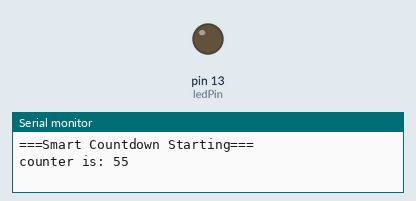
Recording of a sketch running on a simulated Arduino Uno, built with avr-gcc and run on an emulated ATmega328P. Parts: output pins drawn as LEDs (lit = HIGH), the last lines printed to the serial monitor.

Above: at 2.4 s.
At 6.5 s:
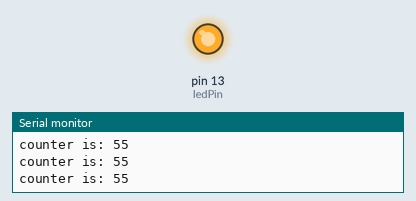
Timing chart, 0 to 6.9 s (numbered marks = the images above):
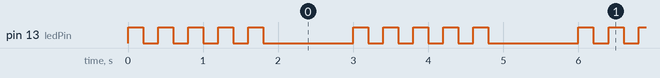

The sketch:

Task5.ino
```cpp
int ledPin =13;
int startValue =5;

void flashLED(int times){
  int flash = 0;

  while (flash < times){
    digitalWrite(ledPin, HIGH);
    delay(200);
    digitalWrite(ledPin, LOW);
    delay(200);

    flash++;
  }

}

void setup(){
  pinMode(ledPin, OUTPUT);
  Serial.begin(9600);

  Serial.println("===Smart Countdown Starting===");

  int count = 5;

  while(count>0){
    Serial.print("counter is: 5");
    Serial.println(count);

    flashLED(count);
    delay(1000);

  }
  Serial.println("===Countdown Complete===");
}
void loop() {

}
```

Measured:
- by itself, pin 13 (ledPin): repeats every 3.0 s: 4 × (LOW 0.20 s, HIGH 0.20 s), LOW 1.2 s, HIGH 0.20 s
- by itself, everything shown: repeats every 3.0 s, in 10 steps
